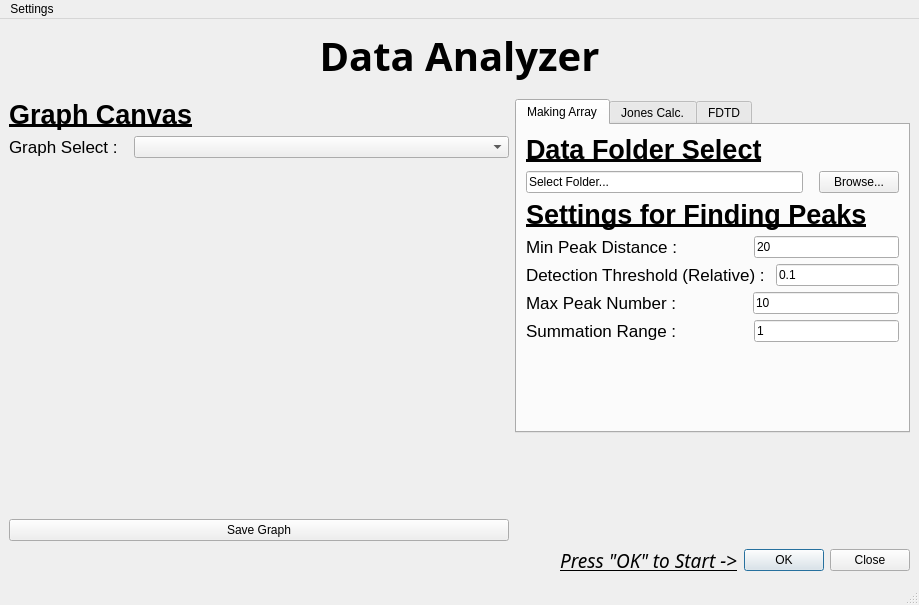
<?xml version="1.0" encoding="UTF-8"?>
<ui version="4.0">
 <class>MainWindow</class>
 <widget class="QMainWindow" name="MainWindow">
  <property name="geometry">
   <rect>
    <x>0</x>
    <y>0</y>
    <width>919</width>
    <height>605</height>
   </rect>
  </property>
  <property name="windowTitle">
   <string>MainWindow</string>
  </property>
  <property name="styleSheet">
   <string notr="true">%background-color: #ffffff</string>
  </property>
  <property name="documentMode">
   <bool>false</bool>
  </property>
  <widget class="QWidget" name="centralwidget">
   <layout class="QVBoxLayout" name="verticalLayout_5">
    <item>
     <widget class="QLabel" name="title">
      <property name="font">
       <font>
        <family>Melete</family>
        <pointsize>30</pointsize>
        <bold>true</bold>
       </font>
      </property>
      <property name="text">
       <string>Data Analyzer</string>
      </property>
      <property name="alignment">
       <set>Qt::AlignmentFlag::AlignCenter</set>
      </property>
     </widget>
    </item>
    <item>
     <spacer name="verticalSpacer_5">
      <property name="orientation">
       <enum>Qt::Orientation::Vertical</enum>
      </property>
      <property name="sizeType">
       <enum>QSizePolicy::Policy::Fixed</enum>
      </property>
      <property name="sizeHint" stdset="0">
       <size>
        <width>20</width>
        <height>10</height>
       </size>
      </property>
     </spacer>
    </item>
    <item>
     <layout class="QHBoxLayout" name="horizontalLayout">
      <item>
       <layout class="QVBoxLayout" name="verticalLayout_4">
        <item>
         <widget class="QLabel" name="header_GraphCanvas">
          <property name="font">
           <font>
            <family>Helvetica Neue</family>
            <pointsize>20</pointsize>
            <bold>true</bold>
            <underline>true</underline>
           </font>
          </property>
          <property name="styleSheet">
           <string notr="true"/>
          </property>
          <property name="text">
           <string>Graph Canvas</string>
          </property>
         </widget>
        </item>
        <item>
         <layout class="QHBoxLayout" name="horizontalLayout_12" stretch="0,0,0">
          <item>
           <widget class="QLabel" name="label_15">
            <property name="font">
             <font>
              <family>Helvetica Neue</family>
              <pointsize>13</pointsize>
             </font>
            </property>
            <property name="text">
             <string>Graph Select :</string>
            </property>
            <property name="buddy">
             <cstring>minPeakDistance</cstring>
            </property>
           </widget>
          </item>
          <item>
           <spacer name="horizontalSpacer_17">
            <property name="orientation">
             <enum>Qt::Orientation::Horizontal</enum>
            </property>
            <property name="sizeType">
             <enum>QSizePolicy::Policy::Minimum</enum>
            </property>
            <property name="sizeHint" stdset="0">
             <size>
              <width>10</width>
              <height>20</height>
             </size>
            </property>
           </spacer>
          </item>
          <item>
           <widget class="QComboBox" name="graphSelect">
            <property name="sizePolicy">
             <sizepolicy hsizetype="Expanding" vsizetype="Fixed">
              <horstretch>0</horstretch>
              <verstretch>0</verstretch>
             </sizepolicy>
            </property>
           </widget>
          </item>
         </layout>
        </item>
        <item>
         <widget class="QWidget" name="graphCanvas" native="true">
          <property name="sizePolicy">
           <sizepolicy hsizetype="Expanding" vsizetype="Expanding">
            <horstretch>0</horstretch>
            <verstretch>0</verstretch>
           </sizepolicy>
          </property>
          <property name="minimumSize">
           <size>
            <width>500</width>
            <height>300</height>
           </size>
          </property>
         </widget>
        </item>
        <item>
         <widget class="QPushButton" name="saveGraph">
          <property name="text">
           <string>Save Graph</string>
          </property>
         </widget>
        </item>
       </layout>
      </item>
      <item alignment="Qt::AlignmentFlag::Qt::AlignmentFlag::AlignTop">
       <widget class="QTabWidget" name="tabWidget">
        <property name="currentIndex">
         <number>0</number>
        </property>
        <widget class="QWidget" name="tab">
         <attribute name="title">
          <string>Making Array</string>
         </attribute>
         <layout class="QVBoxLayout" name="verticalLayout_2">
          <item>
           <layout class="QVBoxLayout" name="verticalLayout_3">
            <item>
             <widget class="QLabel" name="header_DataSelect">
              <property name="sizePolicy">
               <sizepolicy hsizetype="Preferred" vsizetype="Fixed">
                <horstretch>0</horstretch>
                <verstretch>0</verstretch>
               </sizepolicy>
              </property>
              <property name="font">
               <font>
                <family>Helvetica Neue</family>
                <pointsize>20</pointsize>
                <bold>true</bold>
                <underline>true</underline>
               </font>
              </property>
              <property name="styleSheet">
               <string notr="true"/>
              </property>
              <property name="text">
               <string>Data Folder Select</string>
              </property>
             </widget>
            </item>
            <item>
             <layout class="QHBoxLayout" name="horizontalLayout_3" stretch="0,0,0">
              <item>
               <widget class="QLineEdit" name="folderPath">
                <property name="text">
                 <string>Select Folder...</string>
                </property>
               </widget>
              </item>
              <item>
               <spacer name="horizontalSpacer">
                <property name="orientation">
                 <enum>Qt::Orientation::Horizontal</enum>
                </property>
                <property name="sizeType">
                 <enum>QSizePolicy::Policy::Minimum</enum>
                </property>
                <property name="sizeHint" stdset="0">
                 <size>
                  <width>10</width>
                  <height>20</height>
                 </size>
                </property>
               </spacer>
              </item>
              <item>
               <widget class="QPushButton" name="browse1">
                <property name="text">
                 <string>Browse...</string>
                </property>
               </widget>
              </item>
             </layout>
            </item>
            <item>
             <widget class="QLabel" name="header_FindingPeaks">
              <property name="sizePolicy">
               <sizepolicy hsizetype="Preferred" vsizetype="Fixed">
                <horstretch>0</horstretch>
                <verstretch>0</verstretch>
               </sizepolicy>
              </property>
              <property name="font">
               <font>
                <family>Helvetica Neue</family>
                <pointsize>20</pointsize>
                <bold>true</bold>
                <underline>true</underline>
               </font>
              </property>
              <property name="text">
               <string>Settings for Finding Peaks</string>
              </property>
             </widget>
            </item>
            <item>
             <layout class="QVBoxLayout" name="verticalLayout">
              <item>
               <layout class="QHBoxLayout" name="horizontalLayout_4" stretch="0,1,0">
                <item>
                 <widget class="QLabel" name="label_7">
                  <property name="font">
                   <font>
                    <family>Helvetica Neue</family>
                    <pointsize>13</pointsize>
                   </font>
                  </property>
                  <property name="text">
                   <string>Min Peak Distance :</string>
                  </property>
                  <property name="buddy">
                   <cstring>minPeakDistance</cstring>
                  </property>
                 </widget>
                </item>
                <item>
                 <spacer name="horizontalSpacer_6">
                  <property name="orientation">
                   <enum>Qt::Orientation::Horizontal</enum>
                  </property>
                  <property name="sizeType">
                   <enum>QSizePolicy::Policy::Fixed</enum>
                  </property>
                  <property name="sizeHint" stdset="0">
                   <size>
                    <width>70</width>
                    <height>20</height>
                   </size>
                  </property>
                 </spacer>
                </item>
                <item>
                 <widget class="QLineEdit" name="minPeakDistance">
                  <property name="sizePolicy">
                   <sizepolicy hsizetype="Expanding" vsizetype="Fixed">
                    <horstretch>0</horstretch>
                    <verstretch>0</verstretch>
                   </sizepolicy>
                  </property>
                  <property name="baseSize">
                   <size>
                    <width>0</width>
                    <height>0</height>
                   </size>
                  </property>
                  <property name="text">
                   <string>20</string>
                  </property>
                  <property name="clearButtonEnabled">
                   <bool>false</bool>
                  </property>
                 </widget>
                </item>
               </layout>
              </item>
              <item>
               <layout class="QHBoxLayout" name="horizontalLayout_5">
                <item>
                 <widget class="QLabel" name="label_8">
                  <property name="font">
                   <font>
                    <family>Helvetica Neue</family>
                    <pointsize>13</pointsize>
                   </font>
                  </property>
                  <property name="text">
                   <string>Detection Threshold (Relative) :</string>
                  </property>
                  <property name="buddy">
                   <cstring>detectionThreshold</cstring>
                  </property>
                 </widget>
                </item>
                <item>
                 <spacer name="horizontalSpacer_7">
                  <property name="orientation">
                   <enum>Qt::Orientation::Horizontal</enum>
                  </property>
                  <property name="sizeType">
                   <enum>QSizePolicy::Policy::Fixed</enum>
                  </property>
                  <property name="sizeHint" stdset="0">
                   <size>
                    <width>5</width>
                    <height>20</height>
                   </size>
                  </property>
                 </spacer>
                </item>
                <item>
                 <widget class="QLineEdit" name="detectionThreshold">
                  <property name="sizePolicy">
                   <sizepolicy hsizetype="Expanding" vsizetype="Fixed">
                    <horstretch>0</horstretch>
                    <verstretch>0</verstretch>
                   </sizepolicy>
                  </property>
                  <property name="text">
                   <string>0.1</string>
                  </property>
                  <property name="clearButtonEnabled">
                   <bool>false</bool>
                  </property>
                 </widget>
                </item>
               </layout>
              </item>
              <item>
               <layout class="QHBoxLayout" name="horizontalLayout_6">
                <item>
                 <widget class="QLabel" name="label_9">
                  <property name="font">
                   <font>
                    <family>Helvetica Neue</family>
                    <pointsize>13</pointsize>
                   </font>
                  </property>
                  <property name="text">
                   <string>Max Peak Number :</string>
                  </property>
                  <property name="buddy">
                   <cstring>maxPeakNo</cstring>
                  </property>
                 </widget>
                </item>
                <item>
                 <spacer name="horizontalSpacer_8">
                  <property name="orientation">
                   <enum>Qt::Orientation::Horizontal</enum>
                  </property>
                  <property name="sizeType">
                   <enum>QSizePolicy::Policy::Fixed</enum>
                  </property>
                  <property name="sizeHint" stdset="0">
                   <size>
                    <width>70</width>
                    <height>0</height>
                   </size>
                  </property>
                 </spacer>
                </item>
                <item>
                 <widget class="QLineEdit" name="maxPeakNo">
                  <property name="sizePolicy">
                   <sizepolicy hsizetype="Expanding" vsizetype="Fixed">
                    <horstretch>0</horstretch>
                    <verstretch>0</verstretch>
                   </sizepolicy>
                  </property>
                  <property name="text">
                   <string>10</string>
                  </property>
                  <property name="clearButtonEnabled">
                   <bool>false</bool>
                  </property>
                 </widget>
                </item>
               </layout>
              </item>
              <item>
               <layout class="QHBoxLayout" name="horizontalLayout_8">
                <item>
                 <widget class="QLabel" name="label_12">
                  <property name="font">
                   <font>
                    <family>Helvetica Neue</family>
                    <pointsize>13</pointsize>
                   </font>
                  </property>
                  <property name="text">
                   <string>Summation Range :</string>
                  </property>
                 </widget>
                </item>
                <item>
                 <spacer name="horizontalSpacer_12">
                  <property name="orientation">
                   <enum>Qt::Orientation::Horizontal</enum>
                  </property>
                  <property name="sizeType">
                   <enum>QSizePolicy::Policy::Fixed</enum>
                  </property>
                  <property name="sizeHint" stdset="0">
                   <size>
                    <width>71</width>
                    <height>20</height>
                   </size>
                  </property>
                 </spacer>
                </item>
                <item>
                 <widget class="QLineEdit" name="summationRange">
                  <property name="sizePolicy">
                   <sizepolicy hsizetype="Expanding" vsizetype="Fixed">
                    <horstretch>0</horstretch>
                    <verstretch>0</verstretch>
                   </sizepolicy>
                  </property>
                  <property name="text">
                   <string>1</string>
                  </property>
                 </widget>
                </item>
               </layout>
              </item>
             </layout>
            </item>
           </layout>
          </item>
          <item>
           <spacer name="verticalSpacer">
            <property name="orientation">
             <enum>Qt::Orientation::Vertical</enum>
            </property>
            <property name="sizeType">
             <enum>QSizePolicy::Policy::MinimumExpanding</enum>
            </property>
            <property name="sizeHint" stdset="0">
             <size>
              <width>20</width>
              <height>0</height>
             </size>
            </property>
           </spacer>
          </item>
         </layout>
        </widget>
        <widget class="QWidget" name="tab_2">
         <attribute name="title">
          <string>Jones Calc.</string>
         </attribute>
         <layout class="QVBoxLayout" name="verticalLayout_8">
          <item>
           <layout class="QVBoxLayout" name="verticalLayout_6">
            <item>
             <widget class="QLabel" name="header_DataSelect_2">
              <property name="sizePolicy">
               <sizepolicy hsizetype="Preferred" vsizetype="Fixed">
                <horstretch>0</horstretch>
                <verstretch>0</verstretch>
               </sizepolicy>
              </property>
              <property name="font">
               <font>
                <family>Helvetica Neue</family>
                <pointsize>20</pointsize>
                <bold>true</bold>
                <underline>true</underline>
               </font>
              </property>
              <property name="styleSheet">
               <string notr="true"/>
              </property>
              <property name="text">
               <string>Array Data Select</string>
              </property>
             </widget>
            </item>
            <item>
             <layout class="QHBoxLayout" name="horizontalLayout_7" stretch="0,0,0">
              <item>
               <widget class="QLineEdit" name="filePath">
                <property name="text">
                 <string>Select Array Data...</string>
                </property>
               </widget>
              </item>
              <item>
               <spacer name="horizontalSpacer_9">
                <property name="orientation">
                 <enum>Qt::Orientation::Horizontal</enum>
                </property>
                <property name="sizeType">
                 <enum>QSizePolicy::Policy::Minimum</enum>
                </property>
                <property name="sizeHint" stdset="0">
                 <size>
                  <width>5</width>
                  <height>20</height>
                 </size>
                </property>
               </spacer>
              </item>
              <item>
               <widget class="QPushButton" name="browse2">
                <property name="text">
                 <string>Browse...</string>
                </property>
               </widget>
              </item>
             </layout>
            </item>
            <item>
             <widget class="QLabel" name="header_FindingPeaks_2">
              <property name="sizePolicy">
               <sizepolicy hsizetype="Preferred" vsizetype="Fixed">
                <horstretch>0</horstretch>
                <verstretch>0</verstretch>
               </sizepolicy>
              </property>
              <property name="font">
               <font>
                <family>Helvetica Neue</family>
                <pointsize>20</pointsize>
                <bold>true</bold>
                <underline>true</underline>
               </font>
              </property>
              <property name="text">
               <string>Settings for Calculation</string>
              </property>
             </widget>
            </item>
            <item>
             <layout class="QVBoxLayout" name="verticalLayout_7">
              <item>
               <layout class="QHBoxLayout" name="horizontalLayout_14">
                <item>
                 <widget class="QLabel" name="label_16">
                  <property name="font">
                   <font>
                    <family>Helvetica Neue</family>
                    <pointsize>13</pointsize>
                   </font>
                  </property>
                  <property name="text">
                   <string>Fiber Radius [nm] :</string>
                  </property>
                  <property name="buddy">
                   <cstring>maxPeakNo</cstring>
                  </property>
                 </widget>
                </item>
                <item>
                 <spacer name="horizontalSpacer_20">
                  <property name="orientation">
                   <enum>Qt::Orientation::Horizontal</enum>
                  </property>
                  <property name="sizeType">
                   <enum>QSizePolicy::Policy::Fixed</enum>
                  </property>
                  <property name="sizeHint" stdset="0">
                   <size>
                    <width>85</width>
                    <height>0</height>
                   </size>
                  </property>
                 </spacer>
                </item>
                <item>
                 <widget class="QLineEdit" name="fiberRadius">
                  <property name="sizePolicy">
                   <sizepolicy hsizetype="Expanding" vsizetype="Fixed">
                    <horstretch>0</horstretch>
                    <verstretch>0</verstretch>
                   </sizepolicy>
                  </property>
                  <property name="text">
                   <string>200</string>
                  </property>
                  <property name="clearButtonEnabled">
                   <bool>false</bool>
                  </property>
                 </widget>
                </item>
               </layout>
              </item>
              <item>
               <layout class="QHBoxLayout" name="horizontalLayout_13">
                <item>
                 <widget class="QLabel" name="label_14">
                  <property name="font">
                   <font>
                    <family>Helvetica Neue</family>
                    <pointsize>13</pointsize>
                   </font>
                  </property>
                  <property name="text">
                   <string>Mode Direction :</string>
                  </property>
                  <property name="buddy">
                   <cstring>detectionThreshold</cstring>
                  </property>
                 </widget>
                </item>
                <item>
                 <spacer name="horizontalSpacer_16">
                  <property name="orientation">
                   <enum>Qt::Orientation::Horizontal</enum>
                  </property>
                  <property name="sizeType">
                   <enum>QSizePolicy::Policy::Fixed</enum>
                  </property>
                  <property name="sizeHint" stdset="0">
                   <size>
                    <width>98</width>
                    <height>20</height>
                   </size>
                  </property>
                 </spacer>
                </item>
                <item>
                 <widget class="QComboBox" name="modeDirection">
                  <property name="sizePolicy">
                   <sizepolicy hsizetype="Expanding" vsizetype="Fixed">
                    <horstretch>0</horstretch>
                    <verstretch>0</verstretch>
                   </sizepolicy>
                  </property>
                  <property name="editable">
                   <bool>false</bool>
                  </property>
                  <property name="currentText">
                   <string>Forward</string>
                  </property>
                  <property name="currentIndex">
                   <number>0</number>
                  </property>
                  <item>
                   <property name="text">
                    <string>Forward</string>
                   </property>
                  </item>
                  <item>
                   <property name="text">
                    <string>Backward</string>
                   </property>
                  </item>
                 </widget>
                </item>
               </layout>
              </item>
              <item>
               <widget class="QLabel" name="label_13">
                <property name="font">
                 <font>
                  <family>Helvetica Neue</family>
                  <pointsize>13</pointsize>
                 </font>
                </property>
                <property name="text">
                 <string>Degree of Particle (alpha) :</string>
                </property>
                <property name="buddy">
                 <cstring>minPeakDistance</cstring>
                </property>
               </widget>
              </item>
              <item>
               <widget class="QTabWidget" name="tabWidget_2">
                <property name="currentIndex">
                 <number>0</number>
                </property>
                <widget class="QWidget" name="tab_6">
                 <attribute name="title">
                  <string>Fitting</string>
                 </attribute>
                 <layout class="QVBoxLayout" name="verticalLayout_12">
                  <item>
                   <widget class="QLabel" name="label_25">
                    <property name="font">
                     <font>
                      <family>Helvetica Neue</family>
                      <pointsize>17</pointsize>
                      <bold>true</bold>
                     </font>
                    </property>
                    <property name="text">
                     <string>Least Squares Method</string>
                    </property>
                    <property name="alignment">
                     <set>Qt::AlignmentFlag::AlignCenter</set>
                    </property>
                    <property name="buddy">
                     <cstring>minPeakDistance</cstring>
                    </property>
                   </widget>
                  </item>
                  <item>
                   <layout class="QHBoxLayout" name="horizontalLayout_19" stretch="0,0,0,0">
                    <item>
                     <widget class="QLabel" name="label_24">
                      <property name="font">
                       <font>
                        <family>Helvetica Neue</family>
                        <pointsize>13</pointsize>
                       </font>
                      </property>
                      <property name="text">
                       <string>Initial Degree :</string>
                      </property>
                      <property name="buddy">
                       <cstring>minPeakDistance</cstring>
                      </property>
                     </widget>
                    </item>
                    <item>
                     <spacer name="horizontalSpacer_19">
                      <property name="orientation">
                       <enum>Qt::Orientation::Horizontal</enum>
                      </property>
                      <property name="sizeType">
                       <enum>QSizePolicy::Policy::Fixed</enum>
                      </property>
                      <property name="sizeHint" stdset="0">
                       <size>
                        <width>5</width>
                        <height>20</height>
                       </size>
                      </property>
                     </spacer>
                    </item>
                    <item>
                     <widget class="QLineEdit" name="alpha_4">
                      <property name="sizePolicy">
                       <sizepolicy hsizetype="Expanding" vsizetype="Fixed">
                        <horstretch>0</horstretch>
                        <verstretch>0</verstretch>
                       </sizepolicy>
                      </property>
                      <property name="baseSize">
                       <size>
                        <width>0</width>
                        <height>0</height>
                       </size>
                      </property>
                      <property name="text">
                       <string>10</string>
                      </property>
                      <property name="clearButtonEnabled">
                       <bool>false</bool>
                      </property>
                     </widget>
                    </item>
                    <item>
                     <widget class="QLabel" name="label_23">
                      <property name="font">
                       <font>
                        <family>Helvetica Neue</family>
                        <pointsize>13</pointsize>
                       </font>
                      </property>
                      <property name="text">
                       <string>[deg.]</string>
                      </property>
                      <property name="buddy">
                       <cstring>minPeakDistance</cstring>
                      </property>
                     </widget>
                    </item>
                   </layout>
                  </item>
                 </layout>
                </widget>
                <widget class="QWidget" name="tab_4">
                 <attribute name="title">
                  <string>Single</string>
                 </attribute>
                 <layout class="QVBoxLayout" name="verticalLayout_10">
                  <item>
                   <layout class="QHBoxLayout" name="horizontalLayout_11" stretch="0,0,0">
                    <item>
                     <widget class="QLineEdit" name="alpha">
                      <property name="sizePolicy">
                       <sizepolicy hsizetype="Expanding" vsizetype="Fixed">
                        <horstretch>0</horstretch>
                        <verstretch>0</verstretch>
                       </sizepolicy>
                      </property>
                      <property name="baseSize">
                       <size>
                        <width>0</width>
                        <height>0</height>
                       </size>
                      </property>
                      <property name="text">
                       <string>10</string>
                      </property>
                      <property name="clearButtonEnabled">
                       <bool>false</bool>
                      </property>
                     </widget>
                    </item>
                    <item>
                     <spacer name="horizontalSpacer_10">
                      <property name="orientation">
                       <enum>Qt::Orientation::Horizontal</enum>
                      </property>
                      <property name="sizeType">
                       <enum>QSizePolicy::Policy::Fixed</enum>
                      </property>
                      <property name="sizeHint" stdset="0">
                       <size>
                        <width>5</width>
                        <height>20</height>
                       </size>
                      </property>
                     </spacer>
                    </item>
                    <item>
                     <widget class="QLabel" name="label_10">
                      <property name="font">
                       <font>
                        <family>Helvetica Neue</family>
                        <pointsize>13</pointsize>
                       </font>
                      </property>
                      <property name="text">
                       <string>[deg.]</string>
                      </property>
                      <property name="buddy">
                       <cstring>minPeakDistance</cstring>
                      </property>
                     </widget>
                    </item>
                   </layout>
                  </item>
                 </layout>
                </widget>
                <widget class="QWidget" name="tab_5">
                 <attribute name="title">
                  <string>Multiple</string>
                 </attribute>
                 <layout class="QHBoxLayout" name="horizontalLayout_10">
                  <item>
                   <layout class="QVBoxLayout" name="verticalLayout_11">
                    <item>
                     <layout class="QHBoxLayout" name="horizontalLayout_15" stretch="0,0,0,0,0">
                      <item>
                       <widget class="QLabel" name="label_18">
                        <property name="font">
                         <font>
                          <family>Helvetica Neue</family>
                          <pointsize>13</pointsize>
                         </font>
                        </property>
                        <property name="text">
                         <string>Start :</string>
                        </property>
                        <property name="buddy">
                         <cstring>detectionThreshold</cstring>
                        </property>
                       </widget>
                      </item>
                      <item>
                       <spacer name="horizontalSpacer_14">
                        <property name="orientation">
                         <enum>Qt::Orientation::Horizontal</enum>
                        </property>
                        <property name="sizeType">
                         <enum>QSizePolicy::Policy::Fixed</enum>
                        </property>
                        <property name="sizeHint" stdset="0">
                         <size>
                          <width>5</width>
                          <height>20</height>
                         </size>
                        </property>
                       </spacer>
                      </item>
                      <item>
                       <widget class="QLineEdit" name="alpha_2">
                        <property name="sizePolicy">
                         <sizepolicy hsizetype="Expanding" vsizetype="Fixed">
                          <horstretch>0</horstretch>
                          <verstretch>0</verstretch>
                         </sizepolicy>
                        </property>
                        <property name="minimumSize">
                         <size>
                          <width>35</width>
                          <height>0</height>
                         </size>
                        </property>
                        <property name="baseSize">
                         <size>
                          <width>0</width>
                          <height>0</height>
                         </size>
                        </property>
                        <property name="text">
                         <string>-10</string>
                        </property>
                        <property name="clearButtonEnabled">
                         <bool>false</bool>
                        </property>
                       </widget>
                      </item>
                      <item>
                       <spacer name="horizontalSpacer_11">
                        <property name="orientation">
                         <enum>Qt::Orientation::Horizontal</enum>
                        </property>
                        <property name="sizeType">
                         <enum>QSizePolicy::Policy::Fixed</enum>
                        </property>
                        <property name="sizeHint" stdset="0">
                         <size>
                          <width>5</width>
                          <height>20</height>
                         </size>
                        </property>
                       </spacer>
                      </item>
                      <item>
                       <widget class="QLabel" name="label_17">
                        <property name="font">
                         <font>
                          <family>Helvetica Neue</family>
                          <pointsize>13</pointsize>
                         </font>
                        </property>
                        <property name="text">
                         <string>[deg.]</string>
                        </property>
                        <property name="buddy">
                         <cstring>minPeakDistance</cstring>
                        </property>
                       </widget>
                      </item>
                     </layout>
                    </item>
                    <item>
                     <layout class="QHBoxLayout" name="horizontalLayout_16" stretch="0,0,0,0,0">
                      <item>
                       <widget class="QLabel" name="label_19">
                        <property name="font">
                         <font>
                          <family>Helvetica Neue</family>
                          <pointsize>13</pointsize>
                         </font>
                        </property>
                        <property name="text">
                         <string>Stop :</string>
                        </property>
                        <property name="buddy">
                         <cstring>detectionThreshold</cstring>
                        </property>
                       </widget>
                      </item>
                      <item>
                       <spacer name="horizontalSpacer_15">
                        <property name="orientation">
                         <enum>Qt::Orientation::Horizontal</enum>
                        </property>
                        <property name="sizeType">
                         <enum>QSizePolicy::Policy::Fixed</enum>
                        </property>
                        <property name="sizeHint" stdset="0">
                         <size>
                          <width>5</width>
                          <height>20</height>
                         </size>
                        </property>
                       </spacer>
                      </item>
                      <item>
                       <widget class="QLineEdit" name="alpha_3">
                        <property name="sizePolicy">
                         <sizepolicy hsizetype="Expanding" vsizetype="Fixed">
                          <horstretch>0</horstretch>
                          <verstretch>0</verstretch>
                         </sizepolicy>
                        </property>
                        <property name="baseSize">
                         <size>
                          <width>0</width>
                          <height>0</height>
                         </size>
                        </property>
                        <property name="text">
                         <string>10</string>
                        </property>
                        <property name="clearButtonEnabled">
                         <bool>false</bool>
                        </property>
                       </widget>
                      </item>
                      <item>
                       <spacer name="horizontalSpacer_13">
                        <property name="orientation">
                         <enum>Qt::Orientation::Horizontal</enum>
                        </property>
                        <property name="sizeType">
                         <enum>QSizePolicy::Policy::Fixed</enum>
                        </property>
                        <property name="sizeHint" stdset="0">
                         <size>
                          <width>5</width>
                          <height>20</height>
                         </size>
                        </property>
                       </spacer>
                      </item>
                      <item>
                       <widget class="QLabel" name="label_20">
                        <property name="font">
                         <font>
                          <family>Helvetica Neue</family>
                          <pointsize>13</pointsize>
                         </font>
                        </property>
                        <property name="text">
                         <string>[deg.]</string>
                        </property>
                        <property name="buddy">
                         <cstring>minPeakDistance</cstring>
                        </property>
                       </widget>
                      </item>
                     </layout>
                    </item>
                   </layout>
                  </item>
                  <item>
                   <widget class="Line" name="line">
                    <property name="orientation">
                     <enum>Qt::Orientation::Vertical</enum>
                    </property>
                   </widget>
                  </item>
                  <item>
                   <layout class="QHBoxLayout" name="horizontalLayout_18">
                    <item>
                     <widget class="QLabel" name="label_22">
                      <property name="font">
                       <font>
                        <family>Helvetica Neue</family>
                        <pointsize>13</pointsize>
                       </font>
                      </property>
                      <property name="text">
                       <string>Number :</string>
                      </property>
                      <property name="buddy">
                       <cstring>maxPeakNo</cstring>
                      </property>
                     </widget>
                    </item>
                    <item>
                     <spacer name="horizontalSpacer_21">
                      <property name="orientation">
                       <enum>Qt::Orientation::Horizontal</enum>
                      </property>
                      <property name="sizeType">
                       <enum>QSizePolicy::Policy::Fixed</enum>
                      </property>
                      <property name="sizeHint" stdset="0">
                       <size>
                        <width>5</width>
                        <height>0</height>
                       </size>
                      </property>
                     </spacer>
                    </item>
                    <item>
                     <widget class="QLineEdit" name="fiberRadius_2">
                      <property name="sizePolicy">
                       <sizepolicy hsizetype="Expanding" vsizetype="Fixed">
                        <horstretch>0</horstretch>
                        <verstretch>0</verstretch>
                       </sizepolicy>
                      </property>
                      <property name="text">
                       <string>3</string>
                      </property>
                      <property name="clearButtonEnabled">
                       <bool>false</bool>
                      </property>
                     </widget>
                    </item>
                   </layout>
                  </item>
                 </layout>
                </widget>
               </widget>
              </item>
             </layout>
            </item>
           </layout>
          </item>
          <item>
           <spacer name="verticalSpacer_2">
            <property name="orientation">
             <enum>Qt::Orientation::Vertical</enum>
            </property>
            <property name="sizeType">
             <enum>QSizePolicy::Policy::MinimumExpanding</enum>
            </property>
            <property name="sizeHint" stdset="0">
             <size>
              <width>20</width>
              <height>0</height>
             </size>
            </property>
           </spacer>
          </item>
         </layout>
        </widget>
        <widget class="QWidget" name="tab_3">
         <attribute name="title">
          <string>FDTD</string>
         </attribute>
         <layout class="QVBoxLayout" name="verticalLayout_9">
          <item>
           <widget class="QLabel" name="label">
            <property name="font">
             <font>
              <pointsize>20</pointsize>
              <bold>true</bold>
             </font>
            </property>
            <property name="layoutDirection">
             <enum>Qt::LayoutDirection::LeftToRight</enum>
            </property>
            <property name="text">
             <string>Coming Soon...</string>
            </property>
            <property name="alignment">
             <set>Qt::AlignmentFlag::AlignCenter</set>
            </property>
           </widget>
          </item>
         </layout>
        </widget>
       </widget>
      </item>
     </layout>
    </item>
    <item>
     <layout class="QHBoxLayout" name="horizontalLayout_9">
      <item>
       <spacer name="horizontalSpacer_2">
        <property name="orientation">
         <enum>Qt::Orientation::Horizontal</enum>
        </property>
        <property name="sizeHint" stdset="0">
         <size>
          <width>40</width>
          <height>20</height>
         </size>
        </property>
       </spacer>
      </item>
      <item>
       <widget class="QLabel" name="label_11">
        <property name="font">
         <font>
          <family>Melete</family>
          <pointsize>14</pointsize>
          <italic>true</italic>
          <underline>true</underline>
         </font>
        </property>
        <property name="text">
         <string>Press &quot;OK&quot; to Start -&gt;</string>
        </property>
       </widget>
      </item>
      <item>
       <widget class="QDialogButtonBox" name="buttonBox">
        <property name="sizePolicy">
         <sizepolicy hsizetype="Fixed" vsizetype="Fixed">
          <horstretch>0</horstretch>
          <verstretch>0</verstretch>
         </sizepolicy>
        </property>
        <property name="minimumSize">
         <size>
          <width>150</width>
          <height>0</height>
         </size>
        </property>
        <property name="baseSize">
         <size>
          <width>0</width>
          <height>0</height>
         </size>
        </property>
        <property name="standardButtons">
         <set>QDialogButtonBox::StandardButton::Close|QDialogButtonBox::StandardButton::Ok</set>
        </property>
        <property name="centerButtons">
         <bool>false</bool>
        </property>
       </widget>
      </item>
     </layout>
    </item>
   </layout>
  </widget>
  <widget class="QMenuBar" name="menubar">
   <property name="geometry">
    <rect>
     <x>0</x>
     <y>0</y>
     <width>919</width>
     <height>24</height>
    </rect>
   </property>
   <property name="nativeMenuBar">
    <bool>true</bool>
   </property>
   <widget class="QMenu" name="menuSettings">
    <property name="title">
     <string>Settings</string>
    </property>
    <addaction name="actionAdvanced_Settings"/>
   </widget>
   <addaction name="menuSettings"/>
  </widget>
  <widget class="QStatusBar" name="statusbar"/>
  <action name="actionInformation">
   <property name="text">
    <string>Information</string>
   </property>
  </action>
  <action name="actionSettings">
   <property name="text">
    <string>Settings</string>
   </property>
  </action>
  <action name="actionDetail_Settings">
   <property name="text">
    <string>Detail Settings</string>
   </property>
  </action>
  <action name="actionSettings_2">
   <property name="text">
    <string>Settings</string>
   </property>
  </action>
  <action name="actionAdvanced_Settings">
   <property name="text">
    <string>Advanced Settings</string>
   </property>
  </action>
 </widget>
 <resources/>
 <connections/>
</ui>
